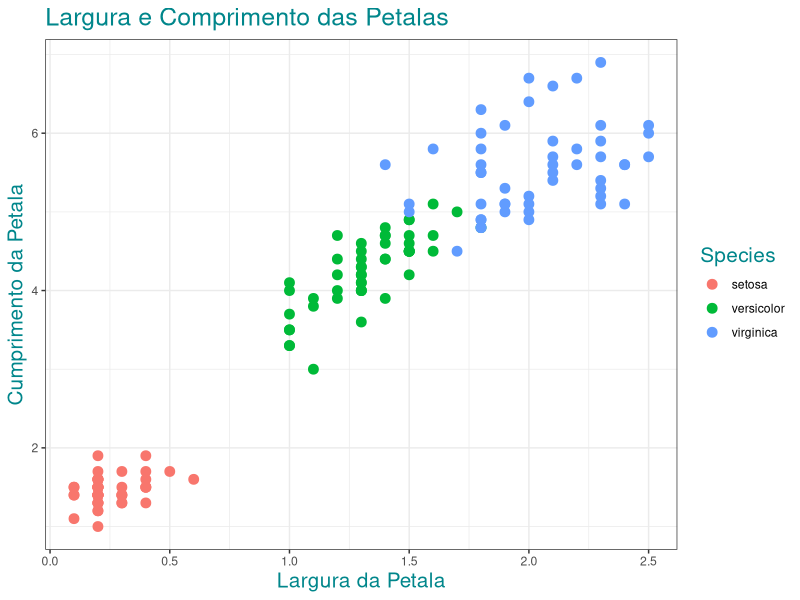

Here is the R script that generated this plot:
# Mini-Projeto 2

# Limpeza e Transformacao de Dados com Power Query e Linguagem R

# Definindo a pasta de trabalho
# Substitua o caminho abaixo pela pasta no seu computador
setwd("C:/Users/alexandre/PowerBi/Cap12")
getwd()

# Instala os pacotes
install.packages("dplyr")
install.packages("data.table")
install.packages("ggplot2")

# Carrega os pacotes
library(dplyr)
library(data.table)
library(ggplot2)

# Carrega os dados
# Fonte de dados: https://archive.ics.uci.edu/ml/datasets/iris
dados_iris <- iris
View(dados_iris)

# Tarefa 1 - Sumarizar os dados com as medias de cada coluna de um dataset.
library(dplyr)
medias_iris <- summarize(group_by(dados_iris, Species),
                         media_sepal_length = mean(Sepal.Length),
                         media_sepal_width = mean(Sepal.Width),
                         media_petal_length = mean(Petal.Length),
                         media_petal_width = mean(Petal.Width))

View(medias_iris)

# Tarefa 2 - Extrair o valor inteiro de uma das colunas decimais.
library(data.table)
dados_iris_id <- data.table(dados_iris)
View(dados_iris_id)
dados_iris_id$Sepal.Length <- as.integer(dados_iris_id$Sepal.Length)
View(dados_iris_id)

# Para executar no Power Query
library(data.table)
dados_iris_id <- data.table(dados_iris)
dados_iris_id$Sepal.Length <- as.integer(dados_iris_id$Sepal.Length)

# Tarefa 3 - Construir um grafico mostrando a relacao de duas variaveis numericas para 3 categorias de uma variavel categorica.
library(ggplot2)
ggplot(data = dados_iris, aes(x = Petal.Width, y = Petal.Length)) +
  geom_point(aes(color = Species), size = 3) +
  ggtitle("Largura e Comprimento das Petalas") +
  labs(x = "Largura da Petala",
       y = "Cumprimento da Petala") +
  theme_bw() +
  theme(title = element_text(size = 15, color = "turquoise4"))

# Cores disponiveis na Linguagem R
colors()




